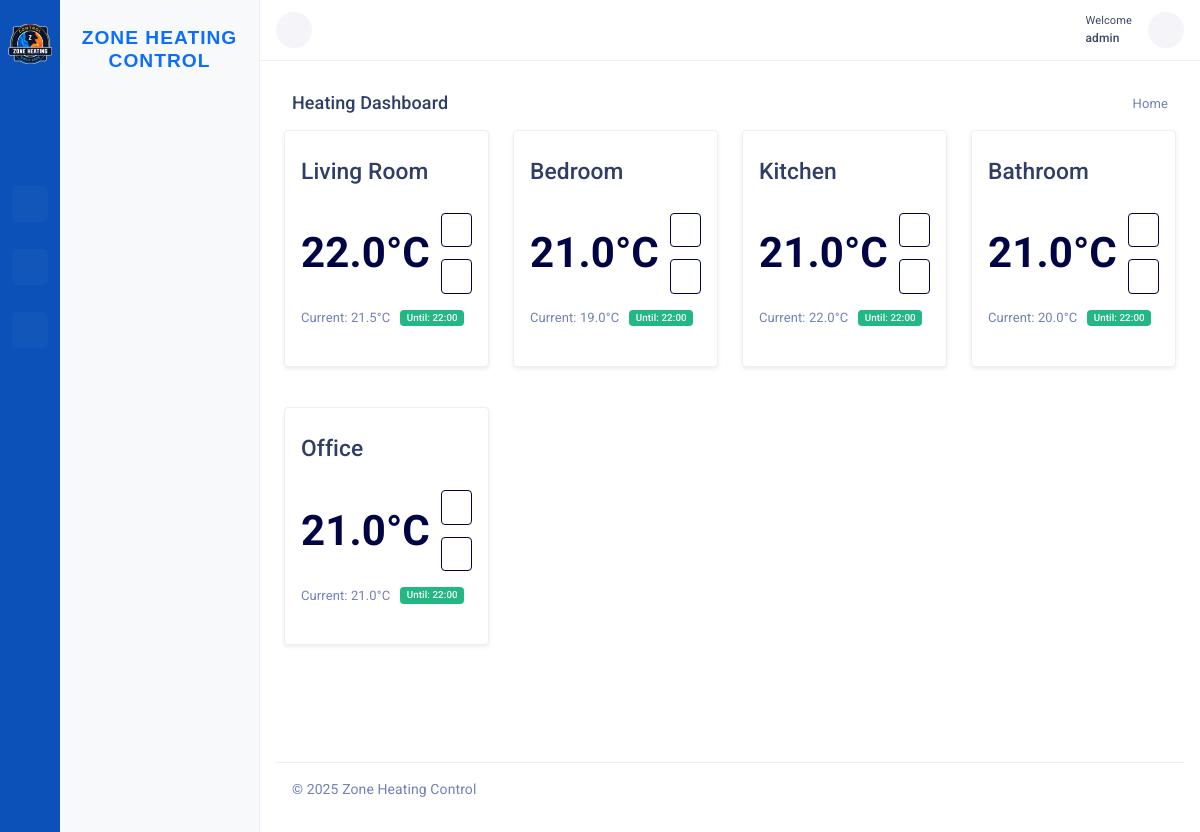
The app's page / (signed in), older data.
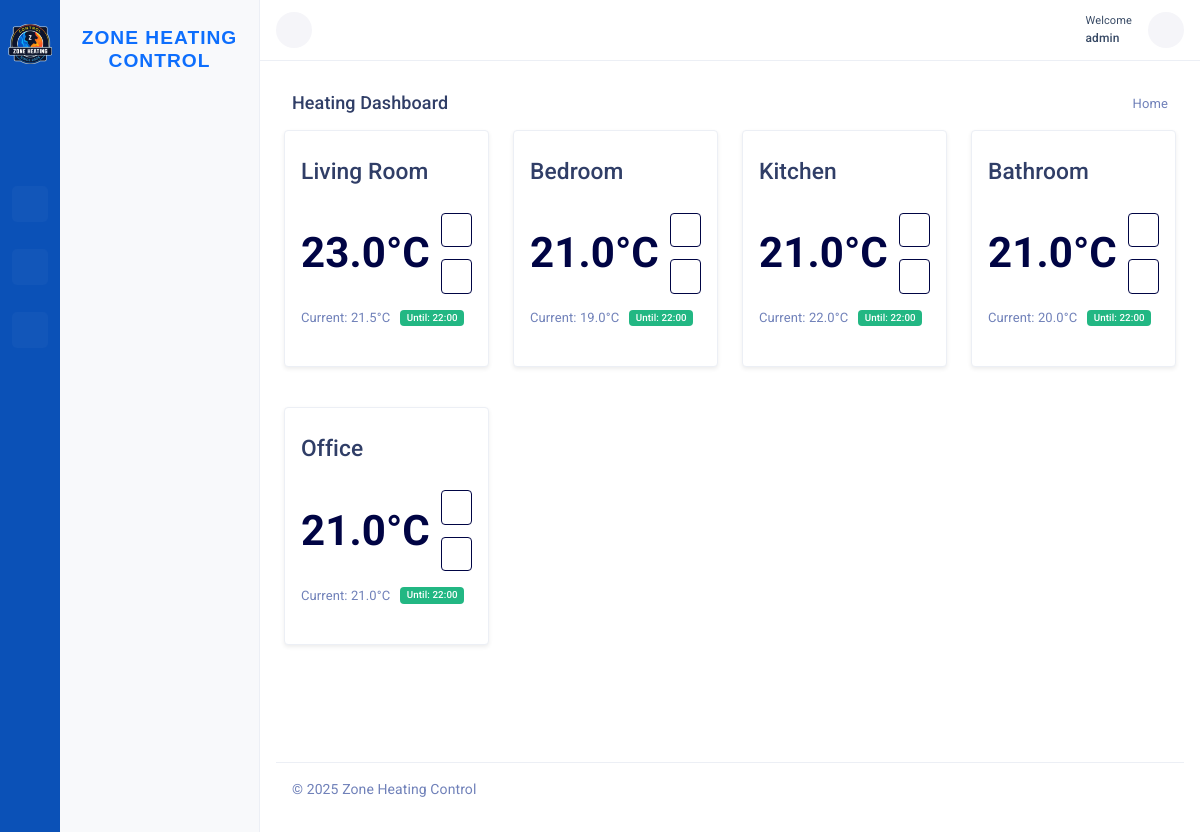
The same page, newer data.
### controller/models.py (models this page shows, shortened)
class Zone(models.Model):
    name = models.CharField(max_length=100)
    pin = models.PositiveIntegerField(unique=True, null=True, blank=True)
    current_temperature = models.FloatField(default=20.0)
    def __str__(self):
        return self.name
    def current_schedule(self, now=None):
        if now is None:
            now = timezone.localtime()
        weekday = now.weekday()
        current_time = now.time()
        today_schedules = self.schedule_set.filter(day_of_week=weekday)
        for sched in today_schedules:
            if sched.start_time < sched.end_time:
                if sched.start_time <= current_time < sched.end_time:
                    return sched
            else:
                if current_time >= sched.start_time or current_time < sched.end_time:
                    return sched
        return None
    def next_schedule(self, now=None):
        if now is None:
            now = timezone.localtime()
        today_weekday = now.weekday()
        upcoming = []
        for sched in self.schedule_set.all():
            days_ahead = (sched.day_of_week - today_weekday) % 7
            sched_date = now.date() + datetime.timedelta(days=days_ahead)
            start_dt = datetime.datetime.combine(sched_date, sched.start_time)
            start_dt = timezone.make_aware(
                start_dt, timezone.get_current_timezone())
            current_time = now.time()
            if days_ahead == 0 and (
                (sched.start_time < sched.end_time and sched.start_time <= current_time)
                or (sched.start_time > sched.end_time and current_time >= sched.start_time)
            ):
                start_dt += datetime.timedelta(days=7)
            upcoming.append((start_dt, sched))
        if not upcoming:
            return None, None
        next_dt, next_sched = min(upcoming, key=lambda x: x[0])
        return next_sched, next_dt
    def next_temperature_event(self, now=None, include_manual=True):
        if now is None:
            now = timezone.localtime()
        events = []
        if include_manual:
            manual = self.manualoverride_set.filter(
                active_from__lte=now
            ).filter(
                Q(active_until__gt=now) | Q(active_until__isnull=True)
            ).first()
            if manual and manual.active_until:
                events.append({
                    "time": manual.active_until,
                    "type": "manual_end",
                    "target": None,
                })
            next_manual = self.manualoverride_set.filter(
                active_from__gt=now
            ).order_by('active_from').first()
            if next_manual:
                events.append({
                    "time": next_manual.active_from,
                    "type": "manual_start",
                    "target": next_manual.target_temperature,
                })
        current = self.current_schedule(now)
        if current:
            if current.start_time < current.end_time:
                end_date = now.date()
            else:
                end_date = now.date() if now.time() < current.end_time else now.date() + \
                    datetime.timedelta(days=1)
            end_dt = timezone.make_aware(
                datetime.datetime.combine(end_date, current.end_time),
                timezone.get_current_timezone()
            )
            if end_dt > now:
                events.append({
                    "time": end_dt,
                    "type": "schedule_end",
                    "target": None,
                })
        next_sched, start_dt = self.next_schedule(now)
        if next_sched and start_dt > now:
            events.append({
                "time": start_dt,
                "type": "schedule_start",
                "target": next_sched.target_temperature,
            })
        return min(events, key=lambda e: e["time"]) if events else None
    @property
    def get_active_target(self):
        now = timezone.localtime()
        manual = self.manualoverride_set.filter(
            active_from__lte=now
        ).filter(
            Q(active_until__gte=now) | Q(active_until__isnull=True)
        ).first()
        if manual:
            return manual.target_temperature
        current = self.current_schedule(now)
        if current:
            return current.target_temperature
        return 20.0

class ManualOverride(models.Model):
    zone = models.ForeignKey(Zone, on_delete=models.CASCADE)
    target_temperature = models.FloatField()
    active_from = models.DateTimeField(default=timezone.now)
    active_until = models.DateTimeField(null=True, blank=True)

### controller/views.py (the view)
# urls.py: path('', DashboardView.as_view(), name='dashboard'),
class DashboardView(ListView):
    model = Zone
    template_name = "controller/dashboard.html"
    context_object_name = "zones"
    def get_context_data(self, **kwargs):
        context = super().get_context_data(**kwargs)
        now = timezone.localtime()
        overrides = get_active_overrides()
        active_overrides = {o.zone_id: o for o in overrides}
        next_events = {
            zone.id: zone.next_temperature_event(now)
            for zone in context["zones"]
        }
        context.update({
            "active_overrides": active_overrides,
            "next_events": next_events,
            "page_title": "Heating Dashboard",
            "breadcrumbs": [
                {"name": "Home", "url": "/", "active": True},
            ]
        })
        print(context)
        return context

### controller/templatetags/form_tags.py (called while the page is built)
@register.filter
def dict_get(d, key):
    return d.get(key)

### controller/views.py (called while the page is built)
def get_active_overrides():
    now = timezone.now()
    return list(
        ManualOverride.objects.filter(active_from__lte=now).filter(
            Q(active_until__gte=now) | Q(active_until__isnull=True)
        )
    )

### core/context_processors.py (called while the page is built, shortened)
def sidebar_tabs(request):
    if not request.user.is_authenticated:
        return {"SIDEBAR_TABS": []}
    tabs = []
    resolver_match = getattr(request, "resolver_match", None)
    current_url_name = resolver_match.url_name if resolver_match else None
    for tab in SIDEBAR_TABS:
        tab_copy = tab.copy()
        tab_copy["is_active"] = False
        links_copy = []
        for link in tab_copy.get("links", []):
            link_copy = link.copy()
            link_copy["is_active"] = False
            if link.get("url_name") == current_url_name:
                link_copy["is_active"] = True
                tab_copy["is_active"] = True
            children_copy = []
            links_copy.append(link_copy)
        tab_copy["links"] = links_copy
        tabs.append(tab_copy)
    return {"SIDEBAR_TABS": tabs}

### controller/templates/controller/dashboard.html (shortened to what this page needs)
{% extends 'controller/base_controller.html' %}
{% load static %}
{% load form_tags %}
{% block content_dashboard %}
<div class="row g-4">
    {% for zone in zones %}
    <div class="col-12 col-sm-6 col-md-4 col-lg-3">
        <div class="card shadow-sm px-3 py-3 d-flex flex-column">
            <div class="d-flex align-items-center justify-content-between mb-3">
                <h3 class="">{{ zone.name }}</h3>
                <div class="d-flex align-items-center border-1">
                    <div class="btn-group">
                        <span class="dropdown-toggle" data-bs-toggle="dropdown" data-bs-display="static"
                            aria-expanded="false" style="cursor:pointer;">
                            <i
                                class="ti ti-dots-vertical rounded-circle p-2 d-flex align-items-center justify-content-center fs-4 vertical-dots"></i>
                        </span>
                    </div>
                </div>
            </div>
            <div class="d-flex align-items-center mb-2 flex-md-nowrap flex-wrap">
                <div class="zone-target-temp fw-bold me-3" data-zone-id="{{ zone.id }}">
                    {% with event=next_events|dict_get:zone.id %}
                    {% if event.target %}
                    {{ event.target|floatformat:1 }}°C
                    {% else %}
                    {{ zone.get_active_target|floatformat:1 }}°C
                    {% endif %}
                    {% endwith %}
                </div>
                <div class="d-flex flex-column gap-1 flex-shrink-0 ms-md-auto">
                    <button class="btn btn-outline-dark mb-2 adjust-btn" data-zone="{{ zone.id }}" data-delta="1">
                        <i class="ti ti-plus"></i>
                    </button>
                    <button class="btn btn-outline-dark adjust-btn" data-zone="{{ zone.id }}" data-delta="-1">
                        <i class="ti ti-minus"></i>
                    </button>
                </div>
            </div>
            <div class="d-flex justify-content-between align-items-center mb-3 mt-auto">
                <div class="text-muted">
                    Current: {{ zone.current_temperature|floatformat:1 }}°C
                </div>
                {% with event=next_events|dict_get:zone.id %}
                <span class="badge bg-success text-white m-2">
                    Until:
                    {% if event %}
                    {{ event.time|time:"H:i" }}
                    {% else %}
                    —
                    {% endif %}
                </span>
                {% endwith %}
            </div>
        </div>
    </div>
    {% endfor %}
</div>
{% endblock %}

Row changes from the older to the newer data that the page shows:
changed through a linked row, Zone "Living Room": get_active_target "22.0" → "23.0"
